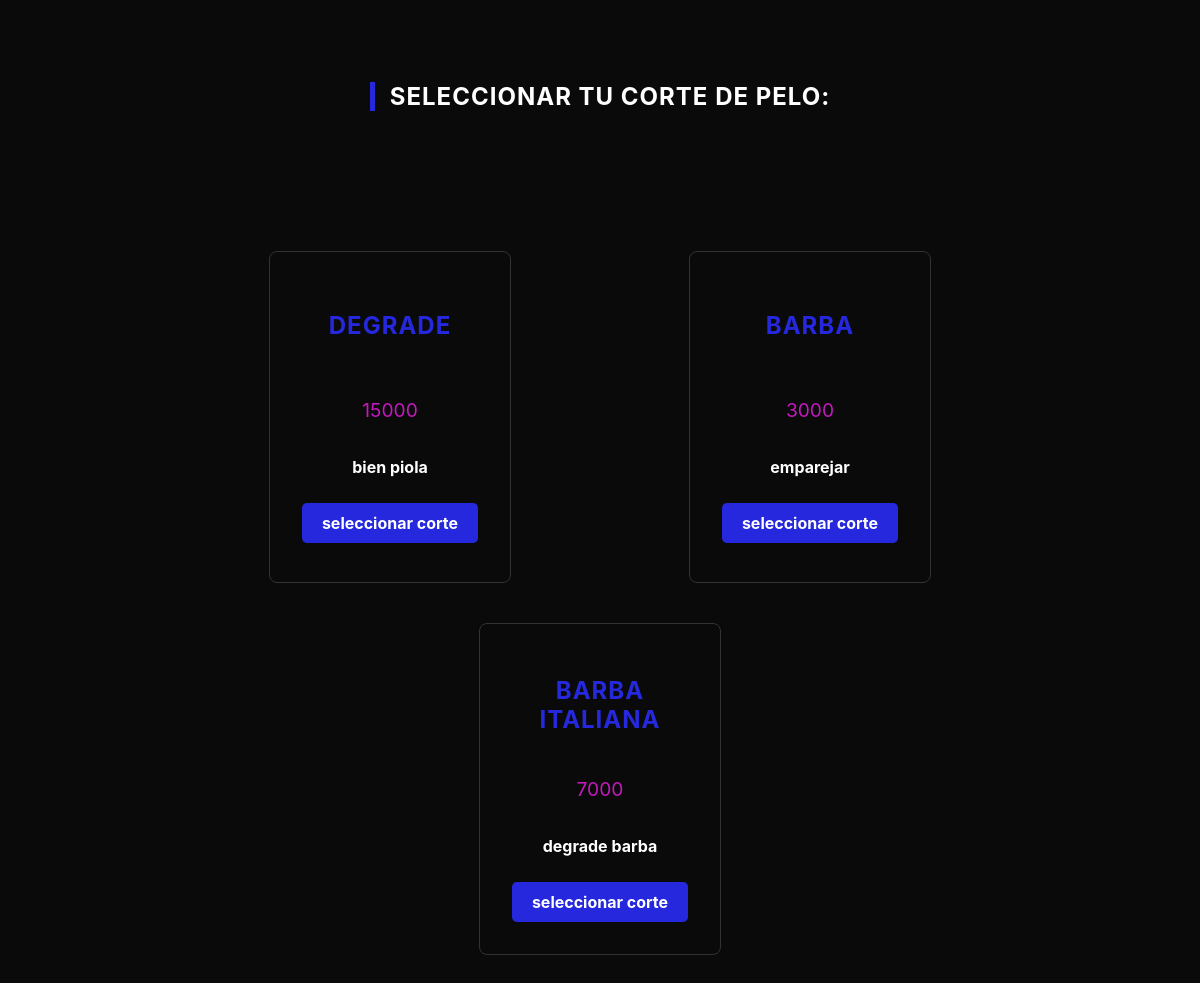
Screenshot of /seleccion-corte/ with the database file from the repository.
### corte/models.py (models this page shows, shortened)
class Corte(models.Model):
    name = models.CharField(max_length=100)
    precio =models.IntegerField()
    descripcion =models.TextField(max_length=250)

### corte/views.py (the view)
# urls.py: path('seleccion-corte/', views.corte, name='corte'),
def corte(request):
    cortes = Corte.objects.all()
    return render(request, 'corte/corte.html', {'cortes':cortes})

### corte/templates/corte/corte.html
{%extends 'corte/base.html'%}
{%block body%}
<section class="servicios-container">
    <h1 class="titulo-seccion">
        Seleccionar tu corte de pelo:
    </h1>
    <section class="cortes-grid">
        {% for corte in cortes %}
        <article class="corte-card">
            <h2 class="corte-nombre">
                {{ corte.name }}
            </h2>
            <div class="corte-info">
                <p class="corte-precio"> {{ corte.precio }}</p>
                <p class="corte-descripcion">{{ corte.descripcion }}</p>
                <a href="{% url 'detail' id=corte.id %}" class="btn-seleccionar">seleccionar corte</a>
            </div>
        </article>
        {%endfor%}
    </section>
</section>
{%endblock%}

### static/css/style.css (style rules this page uses)
:root { --azul: #2628DD; --magenta: #C419BE; --blanco: #FFFFFF; --negro: #0a0a0a; --gris: #1a1a1a; }
body { background-color: var(--negro); color: var(--blanco); font-family: 'Inter', sans-serif; margin: 0; }
h1, h2 { color: var(--blanco); text-transform: uppercase; letter-spacing: 1px; }
a { color: inherit; text-decoration: none; }
.servicios-container { padding: 2rem 0; display: flex; flex-direction: column; align-items: center; text-align: center }
.titulo-seccion { color: var(--blanco); border-left: 5px solid var(--azul); padding-left: 15px; text-transform: uppercase; margin: 50px 0; }
.cortes-grid { display: flex; flex-wrap: wrap; grid-template-columns: repeat(auto-fill, minmax(280px, 1fr)); gap: 40px; justify-content: space-around; align-items: center; width: 100vh; margin: 90px 0 0 0; }
.corte-card { background-color: var(--gris-oscuro); padding: 30px 20px; border-radius: 8px; border: 1px solid #333; transition: all 0.3s ease; height: 270px; width: 200px; display: flex; flex-direction: column; align-items: center; justify-content: space-around; }
.corte-nombre { color: var(--azul); font-size: 1,75rem; display: flex; justify-content: center; align-items: center; }
.corte-info { display: flex; flex-direction: column; align-items: center; justify-content: space-between; margin: 0; }
.corte-precio { color: var(--magenta); font-size: 1.2rem; }
.corte-descripcion { color: var(--blanco); font-weight: bold; font-size: 1,25rem; }
.btn-seleccionar { background-color: var(--azul); color: var(--blanco); padding: 10px 20px; border-radius: 5px; display: inline-block; font-weight: bold; transition: background 0.3s; margin-top: 10px; }

### rows the page displays
Corte: name "DEGRADE", precio "15000", descripcion "bien piola"
Corte: name "BARBA", precio "3000", descripcion "emparejar"
Corte: name "BARBA ITALIANA", precio "7000", descripcion "degrade barba"
